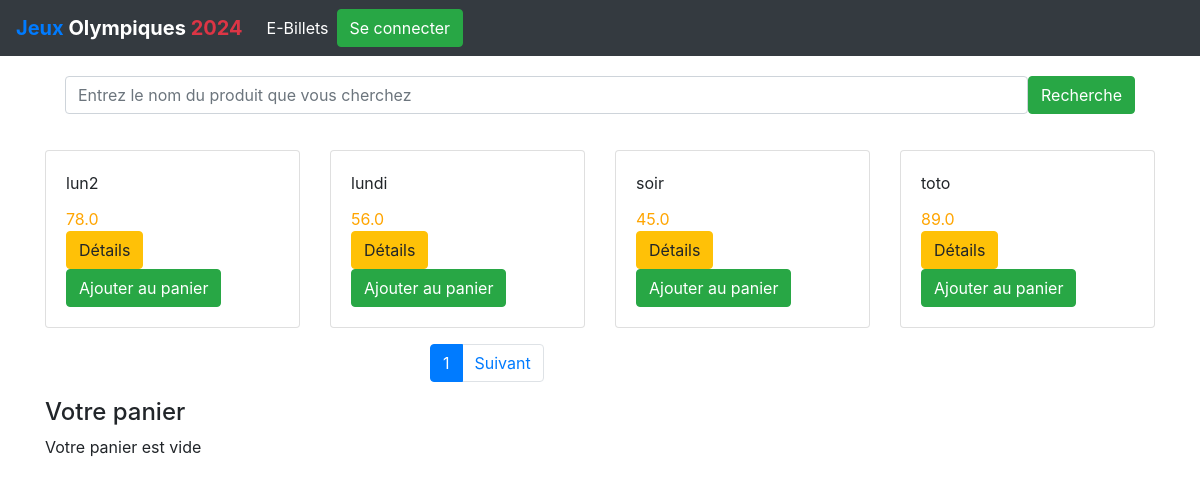
/billeterie/, run on an earlier commit of the app's database.
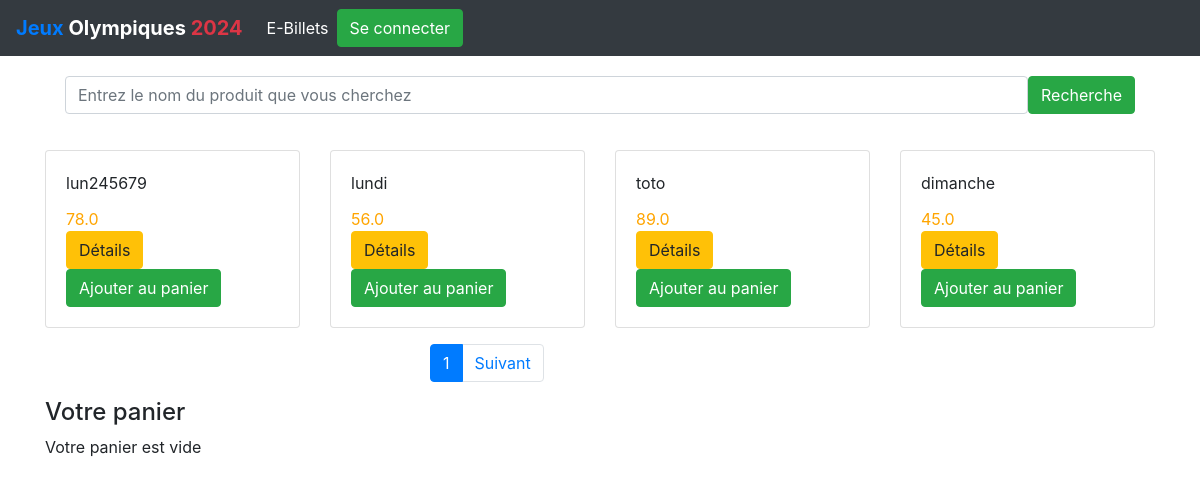
And on a later commit of the database.
### shop/models.py (models this page shows, shortened)
class Product(models.Model):
    title = models.CharField(max_length=200)
    price = models.FloatField()
    description = models.TextField(blank=True)
    image = models.CharField(max_length=5000, blank=True)
    date_added = models.DateTimeField(auto_now=True)
    quantity = models.IntegerField(default=0)
    class Meta:
        ordering = ['-date_added']

### shop/views.py (the view)
# urls.py: path('billeterie/', index, name='index'),
def index(request):
    print(request.user)
    product_object = Product.objects.all()
    item_name = request.GET.get('item-name')
    if item_name !='' and item_name is not None:
        product_object = Product.objects.filter(title__icontains=item_name)
    paginator = Paginator(product_object, 4)
    page = request.GET.get('page')
    product_object = paginator.get_page(page)
    total_prix = 0
    order_user = Order.objects.all()
    if not request.user.is_anonymous:
        order_user = Order.objects.filter(user=request.user)
    for order in order_user:
        total_prix += order.quantity * order.product.price
    print(order_user)
    return render(request, 'shop/index.html', {'product_object': product_object, "order_user":order_user, "total" : total_prix})

### shop/templates/shop/index.html (shortened to what the changed rows need)
{% extends "shop/base.html" %}
{% block content %}
    {% if user.is_authenticated %}
    <div class="row mt-3">
        {% for product in product_object %}
        <div class="col-md-3">
            <div class="card">
                <img src="{{ product.image }}" alt="" class="card-ing-top">
                <div class="card-body">
                    <div id="aa{{ product.id }}" class="card-title">{{ product.title }}</div>
                    <div id="price{{ product.id }}" style="color:orange" class="card-text"> {{ product.price }}</div>
                    {% if user.is_superuser %}
                    <a href="product/{{ product.id }}" class="btn btn-warning">Modifer</a>
                    <a href="delete/{{ product.id }}" class="btn ted btn-danger">Supprimer</a>
                    {% else %}
                        <a href="{{ product.id }}" class="btn btn-warning">Détails</a>
                        <a href="add_cart/{{ product.id }}" class="btn ted btn-success">Ajouter au panier</a>
                    {% endif %}
                </div>
            </div>
        </div>
        {% endfor %}
    </div>
    <div class="mt-3">
        <div class="col-md-3 offset-md-4">
            <ul class="pagination">
                {% if product_object.has_previous %}
                    <li class="page-item">
                        <a class="page-link" href="?page={{ product_object.previous_page_number }}">Precedent</a>
                    </li>
                {% endif %}
                    <li class="page-item active">
                        <a class="page-link" href="?page={{ product_object.number }}">{{ product_object.number }}</a>
                    </li>
                {% if product_object.has_next %}
                    <li class="page-item">
                        <a class="page-link" href="?page={{ product_object.next_page_number }}">Suivant</a>
                    </li>
                {% endif %}
            </ul>
        </div>
    </div>
    <div>
        {% if not user.is_superuser %}
            <h4>Votre panier</h4>
        {% endif %}
        <div class="d-flex">
            {% if order_user|length == 0 and not user.is_superuser %}
            <div class="card">
                <div class="card-body">
                    <h5>Votre panier est vide</h5>
                </div>
            </div>
            {% elif not user.is_superuser %}
                {% for order in order_user %}
                    <div class="card mx-2">
                        <div class="card-body">
                            <p><strong>quantités : </strong>{{ order.quantity }}</p>
                            <p>
                                <p><strong>produit : </strong>{{ order.product.title }}</p>
                            </p>
                            <a href="{% url "delete_cart_by_id" order.id %}" class="text-decoration-none text-danger">Supprimer</a>
                        </div>
                    </div>
                {% endfor %}
                {% endif %}
            </div>
            {% if order_user|length > 0 %}
                <div>
                    <a href="{% url "checkout" %}" class="btn btn-primary btn-sm display-block mt-2">Récapitulatif</a>
                    <a href="{% url "delete_cart" %}" class="btn btn-danger btn-sm display-block mt-2">Supprimer votre panier</a>
                </div>
                <strong>Total : </strong> {{ total }}€
            {% endif %}
        {% else %}
                <div class="row mt-3">
                    {% for product in product_object %}
                    <div class="col-md-3">
                        <div class="card">
                            <div class="card-body">
                                <div id="aa{{ product.id }}" class="card-title">{{ product.title }}</div>
                                <div id="price{{ product.id }}" style="color:orange" class="card-text"> {{ product.price }}</div>
                                <a href="{{ product.id }}" class="btn btn-warning">Détails</a>
                                <a
                                    href="#"
                                    onclick="ajouterAuPanier({{ product.id }}, '{{ product.title }}', {{ product.price }})"
                                    data-index="{{ product.id }}"
                                    class="btn ted btn-success"
                                >
                                Ajouter au panier
                            </a>
                            </div>
                        </div>
                    </div>
                    {% endfor %}
                </div>
        {% endif %}
    </div>
{% endblock %}

What changed in the data, as far as the page shows it:
removed Product: title "soir", price "45.0"
changed Product: title "lun2" → "lun245679"
now on this page (row unchanged): Product: title "dimanche", price "45.0"
